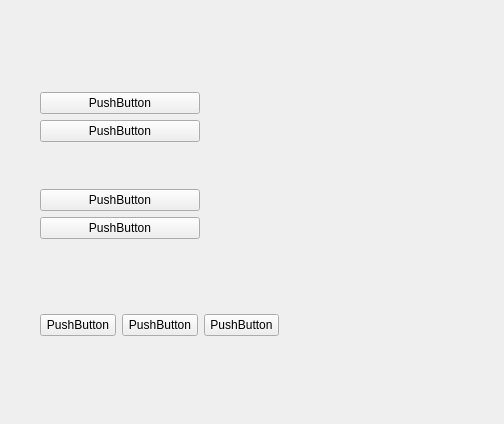
<?xml version="1.0" encoding="UTF-8"?>
<ui version="4.0">
 <class>Form</class>
 <widget class="QWidget" name="Form">
  <property name="geometry">
   <rect>
    <x>0</x>
    <y>0</y>
    <width>504</width>
    <height>424</height>
   </rect>
  </property>
  <property name="windowTitle">
   <string>Form</string>
  </property>
  <widget class="QWidget" name="verticalLayoutWidget">
   <property name="geometry">
    <rect>
     <x>40</x>
     <y>50</y>
     <width>160</width>
     <height>231</height>
    </rect>
   </property>
   <layout class="QVBoxLayout" name="verticalLayout">
    <item>
     <spacer name="verticalSpacer_2">
      <property name="orientation">
       <enum>Qt::Vertical</enum>
      </property>
      <property name="sizeHint" stdset="0">
       <size>
        <width>20</width>
        <height>40</height>
       </size>
      </property>
     </spacer>
    </item>
    <item>
     <widget class="QPushButton" name="pushButton_3">
      <property name="text">
       <string>PushButton</string>
      </property>
     </widget>
    </item>
    <item>
     <widget class="QPushButton" name="pushButton_2">
      <property name="text">
       <string>PushButton</string>
      </property>
     </widget>
    </item>
    <item>
     <spacer name="verticalSpacer_3">
      <property name="orientation">
       <enum>Qt::Vertical</enum>
      </property>
      <property name="sizeHint" stdset="0">
       <size>
        <width>20</width>
        <height>40</height>
       </size>
      </property>
     </spacer>
    </item>
    <item>
     <widget class="QPushButton" name="pushButton_4">
      <property name="text">
       <string>PushButton</string>
      </property>
     </widget>
    </item>
    <item>
     <widget class="QPushButton" name="pushButton">
      <property name="text">
       <string>PushButton</string>
      </property>
     </widget>
    </item>
    <item>
     <spacer name="verticalSpacer">
      <property name="orientation">
       <enum>Qt::Vertical</enum>
      </property>
      <property name="sizeHint" stdset="0">
       <size>
        <width>20</width>
        <height>40</height>
       </size>
      </property>
     </spacer>
    </item>
   </layout>
  </widget>
  <widget class="QWidget" name="horizontalLayoutWidget">
   <property name="geometry">
    <rect>
     <x>40</x>
     <y>290</y>
     <width>239</width>
     <height>71</height>
    </rect>
   </property>
   <layout class="QHBoxLayout" name="horizontalLayout">
    <item>
     <widget class="QPushButton" name="pushButton_7">
      <property name="text">
       <string>PushButton</string>
      </property>
     </widget>
    </item>
    <item>
     <widget class="QPushButton" name="pushButton_6">
      <property name="text">
       <string>PushButton</string>
      </property>
     </widget>
    </item>
    <item>
     <widget class="QPushButton" name="pushButton_5">
      <property name="text">
       <string>PushButton</string>
      </property>
     </widget>
    </item>
   </layout>
  </widget>
 </widget>
 <resources/>
 <connections/>
</ui>
